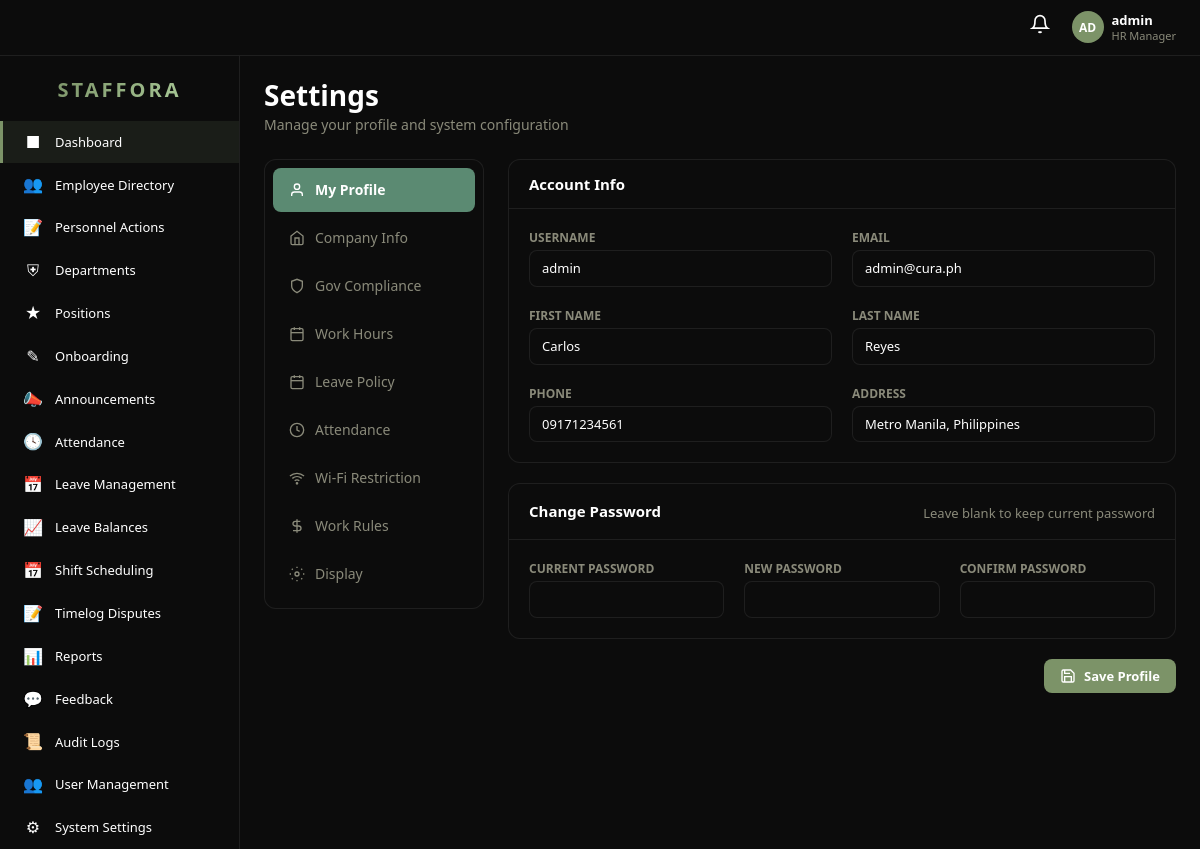
The app's page /pages/settings.php (signed in) with its own data.
### tables this page shows
CREATE TABLE `user` (
  `id` int(11) NOT NULL AUTO_INCREMENT,
  `username` varchar(80) NOT NULL,
  `email` varchar(150) NOT NULL,
  `password` varchar(255) NOT NULL,
  `role` enum('Super Admin','Manager','Employee') NOT NULL DEFAULT 'Employee',
  `status` enum('Active','Inactive') NOT NULL DEFAULT 'Active',
  `department_id` int(11) DEFAULT NULL,
  `created_at` int(11) NOT NULL DEFAULT 0,
  PRIMARY KEY (`id`),
  UNIQUE KEY `email` (`email`),
  KEY `user_ibfk_1` (`department_id`),
  CONSTRAINT `user_ibfk_1` FOREIGN KEY (`department_id`) REFERENCES `department` (`id`) ON DELETE SET NULL
);

CREATE TABLE `employee` (
  `id` int(11) NOT NULL AUTO_INCREMENT,
  `user_id` int(11) DEFAULT NULL,
  `employee_no` varchar(30) DEFAULT NULL,
  `first_name` varchar(80) NOT NULL,
  `middle_name` varchar(80) DEFAULT NULL,
  `last_name` varchar(80) NOT NULL,
  `suffix` varchar(10) DEFAULT NULL,
  `gender` varchar(20) DEFAULT NULL,
  `email` varchar(150) DEFAULT NULL,
  `phone` varchar(30) DEFAULT NULL,
  `department_id` int(11) DEFAULT NULL,
  `position_id` int(11) DEFAULT NULL,
  `work_rule_id` int(11) DEFAULT NULL,
  `job_title` varchar(100) DEFAULT NULL,
  `employment_type` enum('Full-Time','Part-Time','Contractual','Intern') NOT NULL DEFAULT 'Full-Time',
  `status` enum('Regular','Probationary','Resigned','Terminated','On Leave') NOT NULL DEFAULT 'Probationary',
  `hire_date` date DEFAULT NULL,
  `date_regularized` date DEFAULT NULL,
  `basic_salary` decimal(12,2) NOT NULL DEFAULT 0.00,
  `civil_status` enum('Single','Married','Widowed','Separated','Divorced') DEFAULT NULL,
  `date_of_birth` date DEFAULT NULL,
  `place_of_birth` varchar(150) DEFAULT NULL,
  `nationality` varchar(60) DEFAULT 'Filipino',
  `solo_parent_id` varchar(50) DEFAULT NULL,
  `blood_type` varchar(5) DEFAULT NULL,
  `highest_education` varchar(80) DEFAULT NULL,
  `address` text DEFAULT NULL,
  `sss_no` varchar(30) DEFAULT NULL,
  `philhealth_no` varchar(30) DEFAULT NULL,
  `pagibig_no` varchar(30) DEFAULT NULL,
  `tin_no` varchar(30) DEFAULT NULL,
  `bank_name` varchar(80) DEFAULT NULL,
  `bank_account_number` varchar(40) DEFAULT NULL,
  `emergency_contact_name` varchar(100) DEFAULT NULL,
  `emergency_contact_relationship` varchar(60) DEFAULT NULL,
  `emergency_contact_phone` varchar(30) DEFAULT NULL,
  `created_at` int(11) NOT NULL DEFAULT 0,
  `updated_at` int(11) NOT NULL DEFAULT 0,
  PRIMARY KEY (`id`),
  KEY `user_id` (`user_id`),
  KEY `department_id` (`department_id`),
  KEY `position_id` (`position_id`),
  CONSTRAINT `employee_ibfk_1` FOREIGN KEY (`user_id`) REFERENCES `user` (`id`) ON DELETE SET NULL,
  CONSTRAINT `employee_ibfk_2` FOREIGN KEY (`department_id`) REFERENCES `department` (`id`) ON DELETE SET NULL,
  CONSTRAINT `employee_ibfk_3` FOREIGN KEY (`position_id`) REFERENCES `position` (`id`) ON DELETE SET NULL
);

### config.php (called while the page is built, shortened)
<?php
if(!function_exists("e")){
    function e(?string $s):string{ return htmlspecialchars((string)$s,ENT_QUOTES|ENT_SUBSTITUTE,"UTF-8"); }
}
if(!function_exists("url")){
    function url(string $page,array $params=[]):string{
        return BASE_URL."/index.php?".http_build_query(array_merge(["page"=>$page],$params));
    }
}

### includes/auth.php (called while the page is built, shortened)
<?php
require_once __DIR__ . '/../config.php';
require_once __DIR__ . '/db.php';
class Auth {
    public static function id(): ?int    { return $_SESSION['user_id'] ?? null; }
    public static function empId(): ?int  { return $_SESSION['employee_id'] ?? null; }
}

### includes/db.php (called while the page is built, shortened)
<?php
require_once __DIR__ . '/../config.php';
class DB {
    private static $pdo = null;
    public static function get(): PDO {
        if (self::$pdo === null) {
            $dsn = 'mysql:host=' . DB_HOST . ';port=' . DB_PORT . ';dbname=' . DB_NAME . ';charset=' . DB_CHARSET;
            self::$pdo = new PDO($dsn, DB_USER, DB_PASS, [
                PDO::ATTR_ERRMODE            => PDO::ERRMODE_EXCEPTION,
                PDO::ATTR_DEFAULT_FETCH_MODE => PDO::FETCH_ASSOC,
                PDO::ATTR_EMULATE_PREPARES   => false,
            ]);
        }
        return self::$pdo;
    }
    public static function query(string $sql, array $params = []): PDOStatement {
        $stmt = self::get()->prepare($sql);
        $stmt->execute($params);
        return $stmt;
    }
    public static function fetchOne(string $sql, array $params = []): ?array {
        $row = self::query($sql, $params)->fetch();
        return $row ?: null;
    }
}

### pages/settings.php (the view, shortened to what this page needs)
<?php
require_once __DIR__."/../config.php";
require_once __DIR__."/../includes/db.php";
require_once __DIR__."/../includes/auth.php";
$userId  = Auth::id();
$empId   = Auth::empId();
$tab = $_GET['tab'] ?? 'profile';
$user = DB::fetchOne("SELECT * FROM `user` WHERE id=?", [$userId]);
$emp  = $empId ? DB::fetchOne("SELECT * FROM employee WHERE id=?", [$empId]) : null;
require_once __DIR__."/../includes/layout_header.php";
$settingsTabs = [
    'profile'    => ['label'=>'My Profile',          'icon'=>'<path d="M20 21v-2a4 4 0 0 0-4-4H8a4 4 0 0 0-4 4v2"></path><circle cx="12" cy="7" r="4"></circle>'],
    'company'    => ['label'=>'Company Info',         'icon'=>'<path d="M3 9l9-7 9 7v11a2 2 0 0 1-2 2H5a2 2 0 0 1-2-2z"></path><polyline points="9 22 9 12 15 12 15 22"></polyline>'],
    'compliance' => ['label'=>'Gov Compliance',       'icon'=>'<path d="M12 22s8-4 8-10V5l-8-3-8 3v7c0 6 8 10 8 10z"></path>'],
    'schedule'   => ['label'=>'Work Hours',            'icon'=>'<rect x="3" y="4" width="18" height="18" rx="2" ry="2"></rect><line x1="16" y1="2" x2="16" y2="6"></line><line x1="8" y1="2" x2="8" y2="6"></line><line x1="3" y1="10" x2="21" y2="10"></line>'],
    'leave'      => ['label'=>'Leave Policy',         'icon'=>'<rect x="3" y="4" width="18" height="18" rx="2" ry="2"></rect><line x1="16" y1="2" x2="16" y2="6"></line><line x1="8" y1="2" x2="8" y2="6"></line><line x1="3" y1="10" x2="21" y2="10"></line>'],
    'attendance' => ['label'=>'Attendance',           'icon'=>'<circle cx="12" cy="12" r="10"></circle><polyline points="12 6 12 12 16 14"></polyline>'],
    'wifi'       => ['label'=>'Wi-Fi Restriction',    'icon'=>'<path d="M5 12.55a11 11 0 0 1 14.08 0"></path><path d="M1.42 9a16 16 0 0 1 21.16 0"></path><path d="M8.53 16.11a6 6 0 0 1 6.95 0"></path><circle cx="12" cy="20" r="1"></circle>'],
    'work_rules' => ['label'=>'Work Rules',           'icon'=>'<path d="M12 2v20M17 5H9.5a3.5 3.5 0 0 0 0 7h5a3.5 3.5 0 0 1 0 7H6"></path>'],
    'display'    => ['label'=>'Display',              'icon'=>'<circle cx="12" cy="12" r="3"></circle><path d="M12 1v2M12 21v2M4.22 4.22l1.42 1.42M18.36 18.36l1.42 1.42M1 12h2M21 12h2M4.22 19.78l1.42-1.42M18.36 5.64l1.42-1.42"></path>'],
];
?>
<div style="margin-bottom:24px;display:flex;align-items:center;justify-content:space-between;flex-wrap:wrap;gap:16px;">
    <div>
        <h1 style="font-size:28px;font-weight:700;margin:0;">Settings</h1>
        <p style="color:var(--text-muted);margin:4px 0 0;">Manage your profile and system configuration</p>
    </div>
</div>
<div style="display:flex;gap:24px;align-items:flex-start;flex-wrap:wrap;">
<div class="hrms-card" style="width:220px;flex-shrink:0;padding:8px;">
<?php foreach($settingsTabs as $k => $t):
    $active = ($tab === $k); ?>
    <a href="<?php echo url('settings',['tab'=>$k]); ?>"
       style="display:flex;align-items:center;gap:10px;padding:12px 16px;border-radius:8px;text-decoration:none;margin-bottom:4px;font-size:14px;font-weight:<?php echo $active?'600':'400'; ?>;color:<?php echo $active?'#fff':'var(--text-muted)'; ?>;background:<?php echo $active?'var(--primary)':'transparent'; ?>;transition:all .2s;"
       onmouseenter="if(!<?php echo $active?'true':'false'; ?>){this.style.background='rgba(255,255,255,0.06)';this.style.color='var(--text)';}"
       onmouseleave="if(!<?php echo $active?'true':'false'; ?>){this.style.background='transparent';this.style.color='var(--text-muted)';}">
        <svg width="16" height="16" viewBox="0 0 24 24" fill="none" stroke="currentColor" stroke-width="2"><?php echo $t['icon']; ?></svg>
        <?php echo $t['label']; ?>
    </a>
<?php endforeach; ?>
</div>
<div style="flex:1;min-width:300px;">
<?php if ($tab === 'profile'): ?>
<form method="POST">
<div class="hrms-card" style="margin-bottom:20px;">
    <div class="card-header"><h3>Account Info</h3></div>
    <div class="card-body" style="display:grid;grid-template-columns:1fr 1fr;gap:20px;">
        <div>
            <label style="font-size:12px;font-weight:600;color:var(--text-muted);display:block;margin-bottom:4px;text-transform:uppercase;">Username</label>
            <input type="text" name="username" value="<?php echo e($user['username']??''); ?>" class="hrms-input" style="width:100%;box-sizing:border-box;">
        </div>
        <div>
            <label style="font-size:12px;font-weight:600;color:var(--text-muted);display:block;margin-bottom:4px;text-transform:uppercase;">Email</label>
            <input type="email" name="email" value="<?php echo e($user['email']??''); ?>" class="hrms-input" style="width:100%;box-sizing:border-box;">
        </div>
        <?php if($emp): ?>
        <div>
            <label style="font-size:12px;font-weight:600;color:var(--text-muted);display:block;margin-bottom:4px;text-transform:uppercase;">First Name</label>
            <input type="text" name="first_name" value="<?php echo e($emp['first_name']??''); ?>" class="hrms-input" style="width:100%;box-sizing:border-box;">
        </div>
        <div>
            <label style="font-size:12px;font-weight:600;color:var(--text-muted);display:block;margin-bottom:4px;text-transform:uppercase;">Last Name</label>
            <input type="text" name="last_name" value="<?php echo e($emp['last_name']??''); ?>" class="hrms-input" style="width:100%;box-sizing:border-box;">
        </div>
        <div>
            <label style="font-size:12px;font-weight:600;color:var(--text-muted);display:block;margin-bottom:4px;text-transform:uppercase;">Phone</label>
            <input type="text" name="phone" value="<?php echo e($emp['phone']??''); ?>" class="hrms-input" style="width:100%;box-sizing:border-box;">
        </div>
        <div>
            <label style="font-size:12px;font-weight:600;color:var(--text-muted);display:block;margin-bottom:4px;text-transform:uppercase;">Address</label>
            <input type="text" name="address" value="<?php echo e($emp['address']??''); ?>" class="hrms-input" style="width:100%;box-sizing:border-box;">
        </div>
        <?php endif; ?>
    </div>
</div>
<div class="hrms-card" style="margin-bottom:20px;">
    <div class="card-header"><h3>Change Password</h3><p style="font-size:13px;color:var(--text-muted);margin:4px 0 0;">Leave blank to keep current password</p></div>
    <div class="card-body" style="display:grid;grid-template-columns:1fr 1fr 1fr;gap:20px;">
        <div>
            <label style="font-size:12px;font-weight:600;color:var(--text-muted);display:block;margin-bottom:4px;text-transform:uppercase;">Current Password</label>
            <input type="password" name="current_password" class="hrms-input" style="width:100%;box-sizing:border-box;">
        </div>
        <div>
            <label style="font-size:12px;font-weight:600;color:var(--text-muted);display:block;margin-bottom:4px;text-transform:uppercase;">New Password</label>
            <input type="password" name="new_password" class="hrms-input" style="width:100%;box-sizing:border-box;">
        </div>
        <div>
            <label style="font-size:12px;font-weight:600;color:var(--text-muted);display:block;margin-bottom:4px;text-transform:uppercase;">Confirm Password</label>
            <input type="password" name="confirm_password" class="hrms-input" style="width:100%;box-sizing:border-box;">
        </div>
    </div>
</div>
<div style="display:flex;justify-content:flex-end;gap:12px;">
    <button type="submit" class="btn btn-accent" style="display:flex;align-items:center;gap:8px;">
        <svg width="16" height="16" viewBox="0 0 24 24" fill="none" stroke="currentColor" stroke-width="2"><path d="M19 21H5a2 2 0 0 1-2-2V5a2 2 0 0 1 2-2h11l5 5v11a2 2 0 0 1-2 2z"></path><polyline points="17 21 17 13 7 13 7 21"></polyline><polyline points="7 3 7 8 15 8"></polyline></svg>
        Save Profile
    </button>
</div>
</form>
<?php endif; ?>
</div>
</div>
<?php require_once __DIR__."/../includes/layout_footer.php"; ?>

### web/css/hrms.css (style rules this page uses)
:root { --bg: #0c0c0c; --sidebar: #0c0c0c; --card: #0c0c0c; --card-hover: #161616; --border: rgba(255, 255, 255, 0.08); --text: #ffffff; --text-muted: #8a8a7a; --accent: #7C9368; --accent-hover: #8ca678; --primary: #5b8a72; --success: #4caf50; --warning: #E07A45; --danger: #d4183d; --info: #42a5f5 }
* { box-sizing: border-box }
body.hrms-body { margin: 0; background: var(--bg); color: var(--text); font-family: 'Segoe UI', system-ui, -apple-system, sans-serif; font-size: 14px }
a { color: var(--accent); text-decoration: none }
.hrms-card { background: var(--card); border: 1px solid var(--border); border-radius: 12px; overflow: hidden; transition: border-color .2s }
.card-header { padding: 16px 20px; border-bottom: 1px solid var(--border); display: flex; justify-content: space-between; align-items: center }
.card-header h3 { margin: 0; font-size: 15px; font-weight: 600 }
.card-body { padding: 20px }
.btn { padding: 8px 16px; border-radius: 8px; font-size: 13px; font-weight: 600; border: none; cursor: pointer; transition: all .2s; display: inline-flex; align-items: center; gap: 6px; text-decoration: none }
.btn-accent { background: var(--accent); color: #fff }
.form-control.hrms-input, .hrms-input { background: var(--bg); border: 1px solid var(--border); border-radius: 8px; color: var(--text); padding: 8px 12px; transition: border-color .2s; font-family: inherit; font-size: 13px; }

### records on screen
user: username "admin", email "admin@cura.ph"
employee: first_name "Carlos", last_name "Reyes", phone "09171234561", address "Metro Manila, Philippines"

### other values on screen
substr($username ?: 'U', 0, 2) "AD"
$username "admin"
$roleLabel "HR Manager"
$item[2] "■"
$item[0] "Dashboard"
$item[2] "👥"
$item[0] "Employee Directory"
$item[2] "📝"
$item[0] "Personnel Actions"
$item[2] "⛨"
$item[0] "Departments"
$item[2] "★"
$item[0] "Positions"
$item[2] "✎"
$item[0] "Onboarding"
